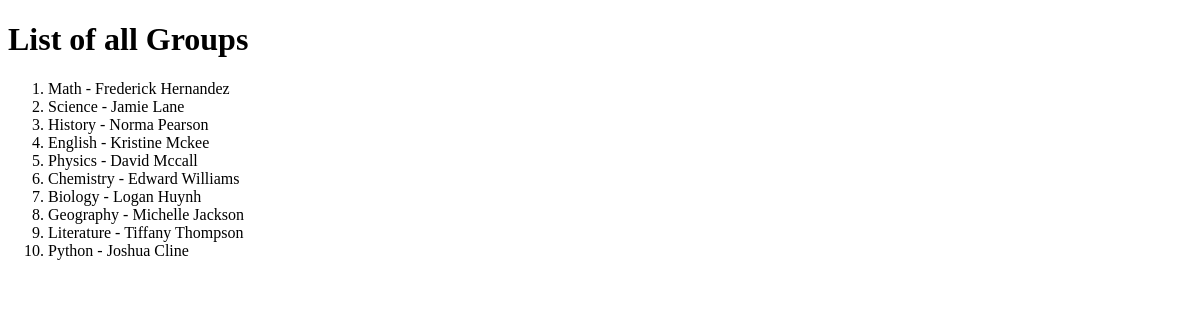
Before: /groups/ with the older database file.
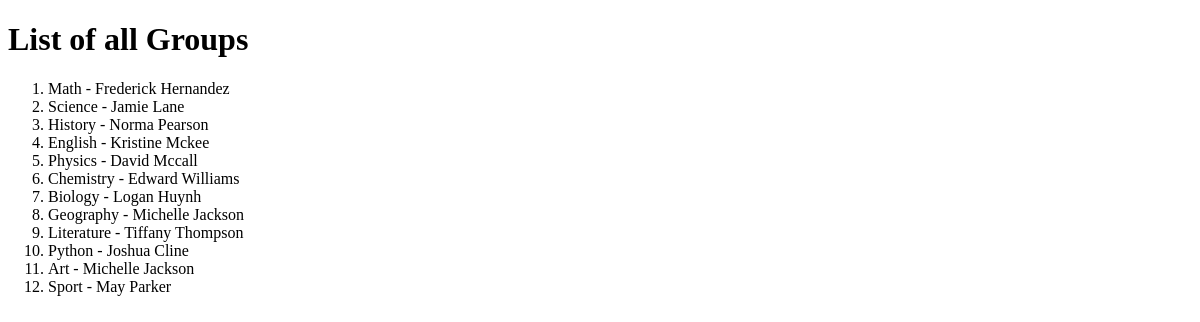
After: the same page with the newer database file.
### school/models.py (models this page shows)
class Group(models.Model):
    name = models.CharField(max_length=50, null=False)
    curator = models.ForeignKey(Teacher, on_delete=models.CASCADE)

class Teacher(models.Model):
    first_name = models.CharField(max_length=50, null=False)
    last_name = models.CharField(max_length=50, null=False)
    birthdate = models.DateField(null=False)
    subject = models.CharField(max_length=50)

### school/views.py (the view)
# urls.py: path("groups/", include("school.urls")),
def groups(request):
    all_groups = Group.objects.all()
    return render(request, "groups.html", {"all_groups": all_groups})

### templates/groups.html (shortened to what this page needs)
<!DOCTYPE html>
<html lang="en">
<head>
</head>
<body>
    <h1>List of all Groups</h1>
    <ol>
        {% for group in all_groups %}
            <li>{{ group.name }} - {{ group.curator.first_name }} {{ group.curator.last_name }}</li>
        {% endfor %}
    </ol>
</body>
</html>

Changed rows visible on the page:
added Group: name "Art", curator.first_name "Michelle", curator.last_name "Jackson"
added Group: name "Sport", curator.first_name "May", curator.last_name "Parker"
